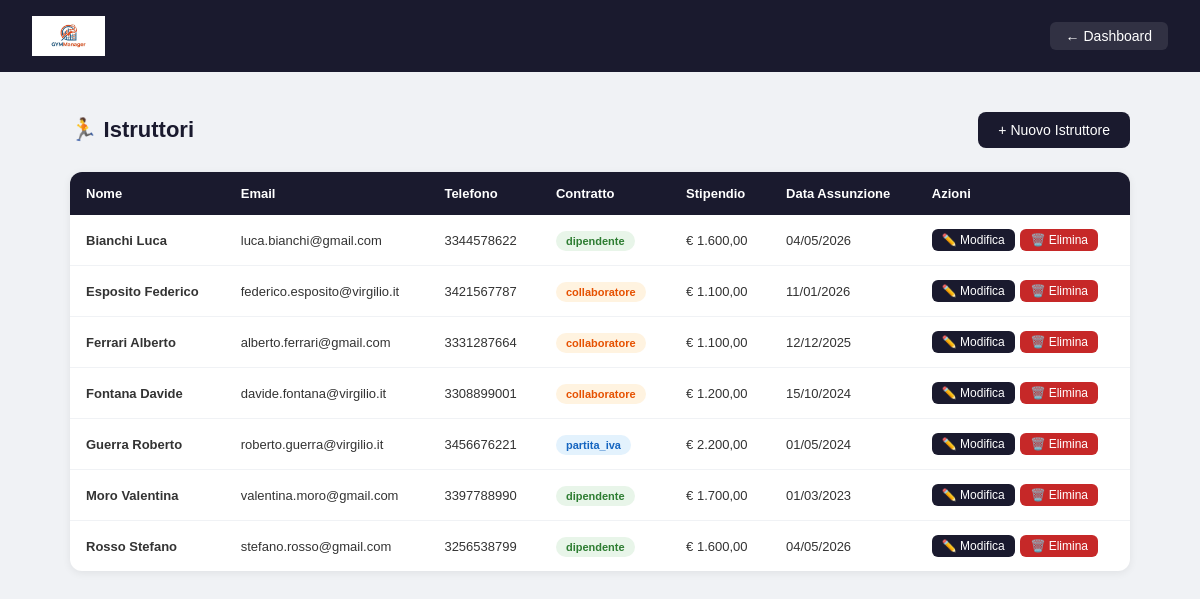
Screenshot of /palestra/pages/istruttori.php (signed in) with the database file from the repository.
### tables this page shows
CREATE TABLE `istruttore` (
  `id_persona` int(11) NOT NULL,
  `tipo_contratto` enum('dipendente','collaboratore','partita_iva') NOT NULL,
  `stipendio` decimal(8,2) DEFAULT NULL,
  `data_assunzione` date NOT NULL
);

CREATE TABLE `persona` (
  `id_persona` int(11) NOT NULL,
  `username` varchar(50) NOT NULL,
  `email` varchar(100) NOT NULL,
  `password` varchar(255) NOT NULL,
  `nome` varchar(50) NOT NULL,
  `cognome` varchar(50) NOT NULL,
  `telefono` varchar(20) DEFAULT NULL,
  `ruolo` enum('admin','cliente','istruttore') NOT NULL DEFAULT 'cliente'
);

### palestra/pages/istruttori.php (the view, shortened to what this page needs)
<?php
require_once "../config/db.php";
$istruttori = $pdo->query("
    SELECT P.id_persona, P.nome, P.cognome, P.email, P.telefono,
           I.tipo_contratto, I.stipendio, I.data_assunzione
    FROM PERSONA P
    JOIN ISTRUTTORE I ON P.id_persona = I.id_persona
    ORDER BY P.cognome, P.nome
")->fetchAll();
?>
<!DOCTYPE html>
<html lang="it">
<head>
</head>
<body>
<div class="navbar">
    <img src="../assets/logo.jpg" style="height:40px;">
    <a href="dashboard.php">← Dashboard</a>
</div>
<div class="contenuto">
    <div class="intestazione">
        <h2>🏃 Istruttori</h2>
        <a class="btn" href="nuovo_istruttore.php">+ Nuovo Istruttore</a>
    </div>
    <table>
        <thead>
            <tr>
                <th>Nome</th>
                <th>Email</th>
                <th>Telefono</th>
                <th>Contratto</th>
                <th>Stipendio</th>
                <th>Data Assunzione</th>
                <th>Azioni</th>
            </tr>
        </thead>
        <tbody>
            <?php if(empty($istruttori)): ?>
            <tr>
                <td colspan="7" class="nessun-record">Nessun istruttore ancora!</td>
            </tr>
            <?php else: ?>
            <?php foreach($istruttori as $i): ?>
            <tr>
                <td><strong><?= htmlspecialchars($i['cognome'].' '.$i['nome']) ?></strong></td>
                <td><?= htmlspecialchars($i['email']) ?></td>
                <td><?= htmlspecialchars($i['telefono']) ?></td>
                <td>
                    <span class="badge <?= $i['tipo_contratto'] ?>">
                        <?= $i['tipo_contratto'] ?>
                    </span>
                </td>
                <td>€ <?= number_format($i['stipendio'], 2, ',', '.') ?></td>
                <td><?= date('d/m/Y', strtotime($i['data_assunzione'])) ?></td>
                <td>
                    <a class="btn-azione btn-modifica" href="modifica_istruttore.php?id=<?= $i['id_persona'] ?>">✏️ Modifica</a>
                    <a class="btn-azione btn-elimina" href="elimina_istruttore.php?id=<?= $i['id_persona'] ?>" onclick="return confirm('Sei sicuro?')">🗑️ Elimina</a>
                </td>
            </tr>
            <?php endforeach; ?>
            <?php endif; ?>
        </tbody>
    </table>
</div>
</body>
</html>

### palestra/pages/istruttori.php (style rules this page uses)
* { margin: 0; padding: 0; box-sizing: border-box; }
body { font-family: Arial, sans-serif; background: #f0f2f5; }
.navbar { background: #1a1a2e; color: white; padding: 16px 32px; display: flex; justify-content: space-between; align-items: center; }
.navbar a { color: white; text-decoration: none; font-size: 14px; background: rgba(255,255,255,0.1); padding: 6px 16px; border-radius: 6px; }
.contenuto { max-width: 1100px; margin: 40px auto; padding: 0 20px; }
.intestazione { display: flex; justify-content: space-between; align-items: center; margin-bottom: 24px; }
.intestazione h2 { font-size: 22px; color: #1a1a2e; }
.btn { background: #1a1a2e; color: white; padding: 10px 20px; border-radius: 8px; text-decoration: none; font-size: 14px; }
table { width: 100%; background: white; border-radius: 12px; box-shadow: 0 2px 8px rgba(0,0,0,0.07); border-collapse: collapse; overflow: hidden; }
th { background: #1a1a2e; color: white; padding: 14px 16px; text-align: left; font-size: 13px; }
td { padding: 12px 16px; font-size: 13px; border-bottom: 1px solid #f0f2f5; color: #333; vertical-align: middle; }
tr:last-child td { border-bottom: none; }
.badge { padding: 4px 10px; border-radius: 20px; font-size: 11px; font-weight: bold; }
.badge.dipendente { background: #e8f5e9; color: #2e7d32; }
.badge.collaboratore { background: #fff3e0; color: #e65100; }
.badge.partita_iva { background: #e3f2fd; color: #1565c0; }
.btn-azione { color: white; padding: 4px 10px; border-radius: 6px; text-decoration: none; font-size: 12px; display: inline-block; margin: 2px 2px 2px 0; }
.btn-modifica { background: #1a1a2e; }
.btn-elimina { background: #c62828; }

### rows the page displays
istruttore: id_persona.nome "Bianchi Luca", id_persona.email "luca.bianchi@gmail.com", id_persona.telefono "3344578622", tipo_contratto "dipendente", stipendio "1.600,00", data_assunzione "04/05/2026"
istruttore: id_persona.nome "Esposito Federico", id_persona.email "federico.esposito@virgilio.it", id_persona.telefono "3421567787", tipo_contratto "collaboratore", stipendio "1.100,00", data_assunzione "11/01/2026"
istruttore: id_persona.nome "Ferrari Alberto", id_persona.email "alberto.ferrari@gmail.com", id_persona.telefono "3331287664", tipo_contratto "collaboratore", stipendio "1.100,00", data_assunzione "12/12/2025"
istruttore: id_persona.nome "Fontana Davide", id_persona.email "davide.fontana@virgilio.it", id_persona.telefono "3308899001", tipo_contratto "collaboratore", stipendio "1.200,00", data_assunzione "15/10/2024"
istruttore: id_persona.nome "Guerra Roberto", id_persona.email "roberto.guerra@virgilio.it", id_persona.telefono "3456676221", tipo_contratto "partita_iva", stipendio "2.200,00", data_assunzione "01/05/2024"
istruttore: id_persona.nome "Moro Valentina", id_persona.email "valentina.moro@gmail.com", id_persona.telefono "3397788990", tipo_contratto "dipendente", stipendio "1.700,00", data_assunzione "01/03/2023"
istruttore: id_persona.nome "Rosso Stefano", id_persona.email "stefano.rosso@gmail.com", id_persona.telefono "3256538799", tipo_contratto "dipendente", stipendio "1.600,00", data_assunzione "04/05/2026"
